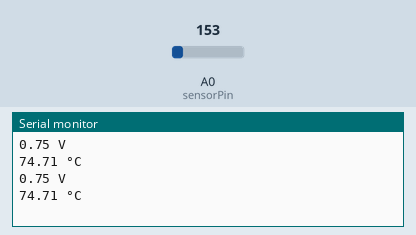
A sketch run on a simulated Arduino Uno, built with avr-gcc and run on an emulated ATmega328P. Shown: the last lines printed to the serial monitor. The inputs (shaded band) are chosen by the test bench; at power-on: A0 (sensorPin) = 153.

Above: at 1.8 s.
1.9 s: A0 (sensorPin) set to 165
At 2.8 s:
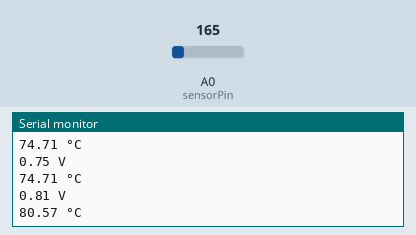
3.4 s: A0 (sensorPin) set to 175
At 4.8 s:
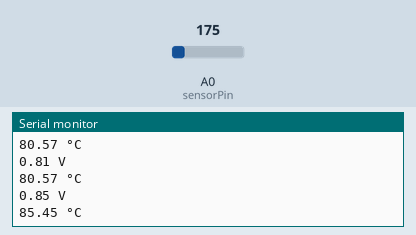
Timing chart, 0 to 6.4 s (numbered marks = the images above; inputs shaded):
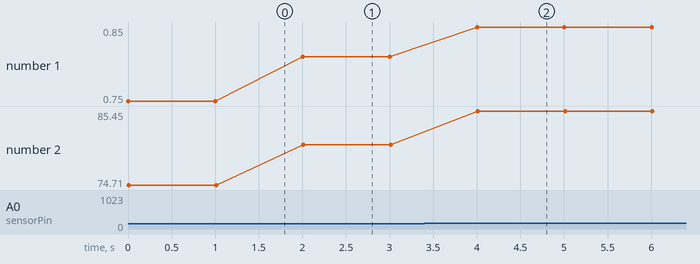

The sketch:

read-LM35.ino
```cpp
/*
  用 LM35 进行温度测量

  inspired by
  ladyada https://learn.adafruit.com/tmp36-temperature-sensor
  pscmpf http://pscmpf.blogspot.com/2008/12/arduino-lm35-sensor.html

*/

int reading;        // 存放 ADC 原始数据
float voltage;      // 存放电压值
float temperature;  // 存放温度值
int sensorPin = A0; // LM35 第 2 pin 接到 A0 上

void setup()
{
  Serial.begin(9600);
}

void loop()
{
  // 读 sensorPin 上的电压
  // 会得到一个 0 to 1023 之间的值
  reading = analogRead(sensorPin);

  // 转换成电压值
  voltage = reading * 5.0;     // 5V Arduino
  voltage = voltage / 1024.0;
  //voltage = (reading * 5) / 1024; // 这行代码似乎可以代替上面两行，试一试把上两行换成这一行
                                    // 观察有什么效果

  // 打印电压
  // 随时可以用 print 查看数据的正确性
  Serial.print(voltage); Serial.println(" V");

  // 得到温度值，单位 °C
  temperature = voltage * 100;

  // 把温度值发送到电脑串口
  Serial.print(temperature); Serial.println(" °C");
  delay(1000); // 等一会儿再进行下次测量
}
```

Measured:
- after the input at 1.9 s, the serial monitor: prints a new line after 0.10 s (image 1)
- after the input at 3.4 s, the serial monitor: prints a new line after 0.60 s (image 2)
- plotted number 1: 0.75 → 0.81 after the input at 1.9 s, 0.81 → 0.85 after the input at 3.4 s
- plotted number 2: 74.71 → 80.57 after the input at 1.9 s, 80.57 → 85.45 after the input at 3.4 s
